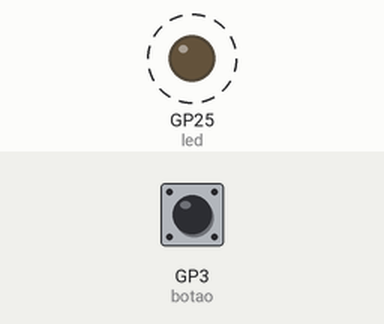
Simulated run of this program. Board: Raspberry Pi Pico running MicroPython. Parts: output pins drawn as LEDs (lit = HIGH). Dashed ring = blinking. The inputs (shaded band) are chosen by the test bench; at power-on: GP3 (botao) LOW. What the program prints to the serial console is not drawn.

Above: at 0.6 s.
1.3 s: GP3 (botao) pulled HIGH for 0.15 s
Timing chart, 0 to 10.3 s (numbered marks = the images above; inputs shaded):
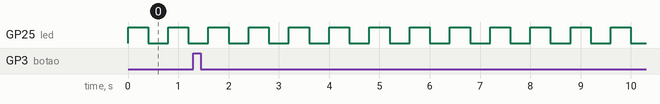

The program:

button.py
```python
from machine import Pin, ADC
import time

botao = Pin(3, Pin.IN, Pin.PULL_DOWN)  # GPIO3, ajuste se necessário
led = Pin(25, Pin.OUT)  # Onboard LED on GPIO 25

valor_last = '0'

def trata_botao(pin):
    global valor_last
    valor = pin.value()
    if valor_last != valor:
        print(valor)  # Envia '1' ou '0' via serial
    valor_last = valor

botao.irq(trigger=Pin.IRQ_RISING | Pin.IRQ_FALLING, handler=trata_botao)

while True:
    led.toggle()
    time.sleep(0.4)  # Delay de 400 ms
```

Measured:
- by itself, GP25 (led): alternates HIGH for 0.40 s and LOW for 0.40 s
